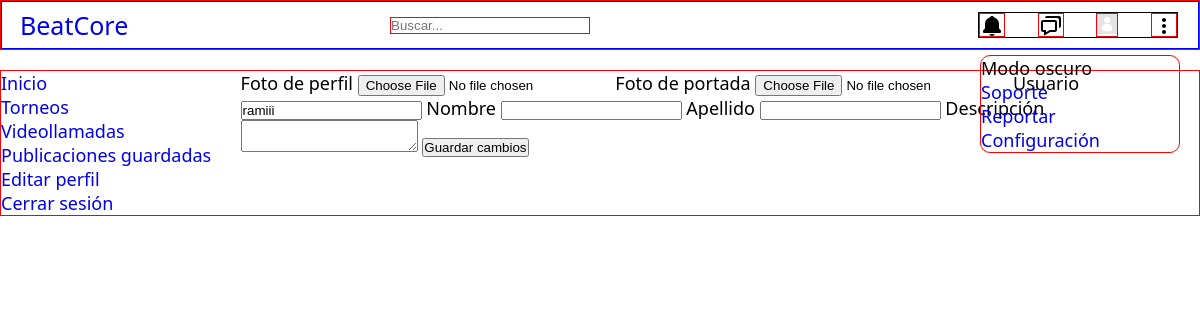
The page /app/vista/editar_perfil.php (signed in) on the database its author committed.
### tables this page shows
CREATE TABLE `t_usuarios` (
  `id_usuario` int(11) NOT NULL,
  `usuario` varchar(100) NOT NULL,
  `gmail` varchar(255) NOT NULL,
  `telefono` varchar(50) NOT NULL,
  `clave` varchar(100) NOT NULL,
  `nombre` varchar(100) NOT NULL,
  `apellido` varchar(100) NOT NULL,
  `fecha_nacimiento` date NOT NULL,
  `descripcion` varchar(300) NOT NULL,
  `foto_perfil` varchar(300) NOT NULL,
  `foto_portada` varchar(300) NOT NULL,
  `id_rol` tinyint(4) NOT NULL,
  `fecha_creacion` date NOT NULL
);

### app/ayudas/funciones.php (called while the page is built, shortened)
    <?php
function datosUsuario($id_usuario, $datos)
{
  include("../modelo/conexion.php");
  $query = "SELECT $datos FROM t_usuarios WHERE id_usuario = '$id_usuario'";
  $res = mysqli_query($con, $query);
  return mysqli_fetch_array($res);
}
?>

### app/vista/editar_perfil.php (the view, shortened to what this page needs)
<!DOCTYPE html>
<html lang="en">
<head>
  <link href='https://unpkg.com/boxicons@2.1.4/css/boxicons.min.css' rel='stylesheet'>
  <link rel="stylesheet" href="../css/main.css">
</head>
<body>
  <?php
  include("../componentes/header.php");
  ?>
  <div class="wrapper">
    <?php
    include("../componentes/sidebar.php");
    $id_usuario = $_SESSION["id_usuario"];
    $fila = datosUsuario($id_usuario, "*");
    ?>
    <form action="../controlador/editar_usuario.php" method="POST" enctype="multipart/form-data">
      <label for="foto_perfil">
        <span>Foto de perfil</span>
        <input type="file" name="foto_perfil" id="foto_perfil">
      </label>
      <label for="foto_portada">
        <span>Foto de portada</span>
        <input type="file" name="foto_portada" id="foto_portada">
      </label>
      <label for="usuario">
        <span>Usuario</span>
        <input type="text" name="usuario" id="usuario" value="<?= $fila["usuario"] ?>">
      </label>
      <label for="nombre">
        <span>Nombre</span>
        <input type="text" name="nombre" id="nombre" value="<?= $fila["nombre"] ?>">
      </label>
      <label for="apellido">
        <span>Apellido</span>
        <input type="text" name="apellido" id="apellido" value="<?= $fila["apellido"] ?>">
      </label>
      <label for="descr">
        <span>Descripción</span>
        <textarea name="descr" id="descr"><?= $fila["descripcion"] ?></textarea>
      </label>
      <input type="submit" name="btn_editar" value="Guardar cambios">
    </form>
  </div>
</body>
</html>

### app/componentes/header.php (shortened to what this page needs)
<?php
require("../modelo/conexion.php");
require("../ayudas/funciones.php");
$id_usuario = $_SESSION["id_usuario"];
?>
<header>
  <nav class="navegacion">
    <input type="search" name="busqueda" class="buscador" placeholder="Buscar...">
    <div class="logo">
      <a href="inicio.php">BeatCore</a>
    </div>
    <ul class="nav-lista">
      <li class="nav-lista-item">
        <a href="#">
        </a>
      </li>
      <li class="nav-lista-item">
        <a href="#">
        </a>
      </li>
      <li class="nav-lista-item">
        <a href="perfil.php?id_usuario=<?php echo $id_usuario; ?>"><img
            src="<?php echo datosUsuario($id_usuario, "foto_perfil")["foto_perfil"]; ?>" width="20px"></a>
      </li>
      <li class="nav-lista-item">
        <a href="#">
          <svg xmlns="http://www.w3.org/2000/svg" width="24" height="24" viewBox="0 0 24 24"
            style="fill: rgba(0, 0, 0, 1);transform: ;msFilter:;">
            <path
              d="M12 10c-1.1 0-2 .9-2 2s.9 2 2 2 2-.9 2-2-.9-2-2-2zm0-6c-1.1 0-2 .9-2 2s.9 2 2 2 2-.9 2-2-.9-2-2-2zm0 12c-1.1 0-2 .9-2 2s.9 2 2 2 2-.9 2-2-.9-2-2-2z">
            </path>
          </svg>
        </a>
      </li>
      <ul class="lista-menu">
        <li>Modo oscuro</li>
        <li><a href="#">Soporte</a></li>
        <li><a href="#">Reportar</a></li>
        <li><a href="#">Configuración</a></li>
      </ul>
    </ul>
  </nav>
</header>

### app/css/main.css (style rules this page uses)
* { margin: 0; padding: 0; box-sizing: border-box; }
body { width: 100%; font-family: system-ui; font-size: 18px; display: grid; grid-template-columns: 100%; grid-template-areas: "nav" "wrapper"; gap: 20px; }
a { text-decoration: none; }
ul { list-style: none; }
header { border: 1px solid red; width: 100%; height: 50px; grid-area: nav; }
.wrapper { border: 1px solid red; grid-area: wrapper; display: grid; grid-template-columns: 20% 80%; grid-template-areas: "sideBar contenidoP"; }

### app/css/components/navegacion.css (style rules this page uses)
.navegacion { border: 1px solid blue; height: 100%; display: flex; align-items: center; justify-content: space-between; }
.logo { position: absolute; left: 20px; font-size: 25px; }
.buscador { border: 1px solid red; margin: auto; width: 200px; }
.nav-lista { border: 1px solid black; width: 200px; display: flex; align-items: center; justify-content: space-between; list-style: none; margin-right: 20px; }
.nav-lista-item { border: 1px solid red; height: 24px; }
.nav-lista .lista-menu { border: 1px solid red; width: 200px; position: absolute; top: 55px; right: 20px; border-radius: 10px; }

### rows shown on the page
t_usuarios: foto_perfil (picture), usuario "ramiii"
